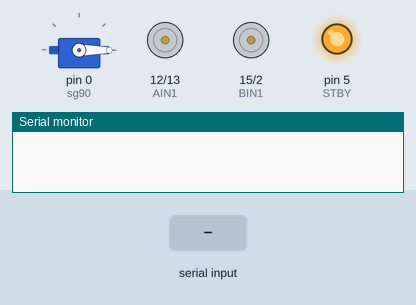
Recording of a sketch running on a simulated Arduino Uno, built with avr-gcc and run on an emulated ATmega328P. Parts: servo, motor-driver pin pairs drawn as motors (green arrow = first pin HIGH = forward, orange = second pin HIGH = backward, longer = more drive, scaled by the enable pin, stopped while the standby pin is LOW), output pins drawn as LEDs (lit = HIGH), the last lines printed to the serial monitor. The test bench sets the inputs (shaded band).

Above: at 3.2 s.
3.3 s: "TURN 90\n" received over Serial
At 4.1 s:
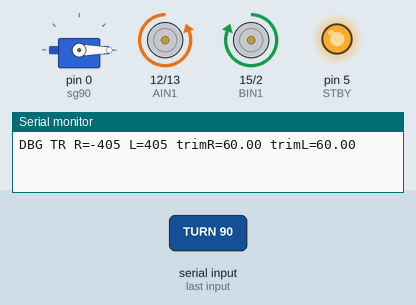
5.8 s: "MOVE 90\n" received over Serial
At 6.5 s:
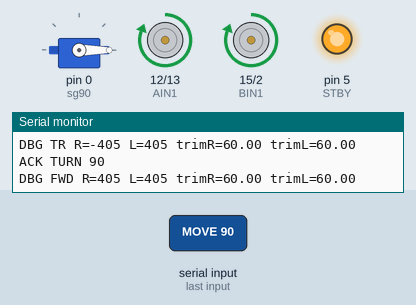
Timing chart, 0 to 11.8 s (numbered marks = the images above; inputs shaded):
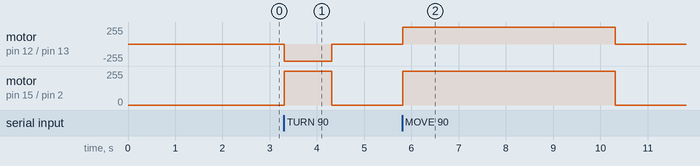

The sketch:

command_echo.ino
```cpp
// WP4 ESP-side firmware: parse Sortify commands, echo back ACKs.
// AAAtesr1
// Protocol (line-based, ASCII, '\n' terminated):
//   TURN +030     turn 30 deg clockwise (right)   (signed 3-digit)
//   TURN -045     turn 45 deg counter-clockwise   (signed 3-digit)
//   MOVE 12.34    drive forward 12.34 cm          (unsigned 2.2 fixed)
//   GRIP O / C    gripper open / close
//   STOP          emergency stop
//   TRIM R 25.0   set right motor speed scaler
//   TRIM L 18.5   set left  motor speed scaler
//   PING          (legacy) replies PONG
//
// What this sketch does:
//   Parses commands as they arrive on the HM-10 UART and replies with
//   "ACK <verb> <arg>" so the PC side knows the robot received and
//   understood the command. Motor / servo actuation is WP5's job and
//   gets dropped in where the TODO comments are.
//
// Wiring + upload notes: see esp_firmware/pingpong/pingpong.ino header.
// In short: HM-10 RXD -> ESP TX (GPIO1), HM-10 TXD -> ESP RX (GPIO3).
// Unplug the HM-10 TX/RX jumpers before uploading.

#include <Servo.h>

// 0 d0 pini kıskaç için tanımlandı
#define PWMA 4   // Sağ motor hız
#define AIN1 12
#define AIN2 13

#define PWMB 14   // Sol motor hız
#define BIN1 15
#define BIN2 2

#define STBY 5

// ESP8266 analogWrite araligi: 0 - 1023
int baseSpeed = 675;

// Motor hiz duzeltme katsayilari

Servo sg90;

String buf = "";
// Per-motor trim, interpreted as a percentage of baseSpeed.
// Final PWM written to the motor = baseSpeed * trim / 100.
// Calibrated 2026-06-20: the left motor is meaningfully stronger than
// the right, so the left trim runs much lower to keep the robot tracking
// straight. Adjust live with TRIM commands; for slower motion drop both
// proportionally (e.g. R=60, L=16.5 keeps the same 0.275 ratio).
float r_m_speed = 60.00;  // A Motoru, 0-100 percent
float l_m_speed = 60.00;  // B Motoru, 0-100 percent

// Calibration constants: tune these by experiment.
// How many cm the robot travels in 1 second of forward motion at the
// current trim values, and how many degrees it rotates in 1 second.
// Measure once with a ruler / protractor then update.
float CM_PER_SEC  = 20.0;   // <-- TUNE
float DEG_PER_SEC = 90.0;   // <-- TUNE

void handleCommand(const String& cmd) {
  if (cmd.length() == 0) return;

  if (cmd == "PING") {
    Serial.print("PONG\n");
    return;
  }

  if (cmd.startsWith("TURN ")) {
    int deg = cmd.substring(5).toInt();   // "+030" -> 30, "-045" -> -45
    // Sign: + = clockwise (right), - = counter-clockwise (left).
    int ms = (int)((abs(deg) / DEG_PER_SEC) * 1000.0);
    if (deg >= 0) {
      turnRight(ms);
    } else {
      turnLeft(ms);
    }
    Serial.print("ACK TURN ");
    Serial.print(deg);
    Serial.print("\n");
    return;
  }

  if (cmd.startsWith("MOVE ")) {
    float cm = cmd.substring(5).toFloat();   // "05.00" -> 5.0, "12.34" -> 12.34
    // Forward only (no reverse this term). Convert cm to motor-on ms.

    int ms = (int)((cm / CM_PER_SEC) * 1000.0);

    if(cm>0){
      moveForward(ms);
    }
    else if(cm<0){
      moveBackward(abs(ms));
    }

    Serial.print("ACK MOVE ");
    Serial.print(cm);
    Serial.print("\n");
    return;
  }

  if (cmd.startsWith("TRIM ")) {
    char side = cmd.charAt(5);              // 'R' or 'L'
    float val = cmd.substring(7).toFloat(); // numeric value
    if (side == 'R') {
      r_m_speed = val;
    } else if (side == 'L') {
      l_m_speed = val;
    }
    Serial.print("ACK TRIM ");
    Serial.print(side);
    Serial.print(" ");
    Serial.print(val);
    Serial.print("\n");
    return;
  }

  if (cmd.startsWith("GRIP ")) {
    char op = cmd.charAt(5);
    if (op == 'O') {
      sg90.write(0);     // aç
    }
    else if (op == 'C') {
      sg90.write(150);    // kapa
    }
    // TODO (WP5): drive the gripper servo. 'O' open, 'C' close.
    //Serial.print("ACK GRIP ");
    //Serial.print(op);
    //Serial.print("\n");
    return;
  }

  if (cmd == "STOP") {
    stopMotors();
    Serial.print("ACK STOP\n");
    return;
  }

  Serial.print("ERR ");
  Serial.print(cmd);
  Serial.print("\n");
}

void setup() {
  // Configure all motor-related pins as OUTPUT *before* anything else,
  // and force them LOW. ESP8266 boot leaves GPIO15/GPIO2 (BIN1/BIN2)
  // floating for ~150 ms, which is enough for the motor driver to twitch
  // the wheels. Holding STBY LOW while the rest of setup runs keeps the
  // driver disabled until we are ready, so those boot transients never
  // reach the motors.
  pinMode(STBY, OUTPUT);
  digitalWrite(STBY, LOW);              // motor driver disabled first

  pinMode(PWMA, OUTPUT);
  pinMode(AIN1, OUTPUT);
  pinMode(AIN2, OUTPUT);
  pinMode(PWMB, OUTPUT);
  pinMode(BIN1, OUTPUT);
  pinMode(BIN2, OUTPUT);

  digitalWrite(AIN1, LOW);
  digitalWrite(AIN2, LOW);
  digitalWrite(BIN1, LOW);
  digitalWrite(BIN2, LOW);
  analogWrite(PWMA, 0);
  analogWrite(PWMB, 0);

  sg90.attach(0);   //Servo sürmek için D0 pini tanımlanıyor...
  sg90.write(0);
  Serial.begin(9600);
  delay(2000);

  // Now everything is in a known idle state — safe to enable the driver.
  digitalWrite(STBY, HIGH);
}

void loop() {
  while (Serial.available()) {
    char c = Serial.read();
    if (c == '\n' || c == '\r') {
      handleCommand(buf);
      buf = "";
    } else {
      buf += c;
      if (buf.length() > 64) buf = "";  // discard pathological lines
    }
  }


  //testing the motors in forward direction
  //int pwm1 = r_m_speed*1023/100;
  //digitalWrite(AIN1, LOW);
  //digitalWrite(AIN2, HIGH);
  //analogWrite(PWMA, pwm1);

  //int pwm2 = l_m_speed*1023/100;
  //digitalWrite(BIN1, HIGH);
  //digitalWrite(BIN2, LOW);
  //analogWrite(PWMB, pwm2);

  //Remove later:
  //moveForward(1000);
  //delay(2000);
}


void setRightMotor(int speed)
{
  // `speed` is already a ready-to-write PWM value. Trims live in the
  // higher-level move* / turn* helpers; do NOT multiply by r_m_speed
  // here or we'd apply the trim twice and overflow the 0-1023 range.
  speed = constrain(speed, -1023, 1023);

  if (speed > 0)
  {
    digitalWrite(AIN1, HIGH);
    digitalWrite(AIN2, LOW);
    analogWrite(PWMA, speed);
  }
  else if (speed < 0)
  {
    digitalWrite(AIN1, LOW);
    digitalWrite(AIN2, HIGH);
    analogWrite(PWMA, -speed);
  }
  else
  {
    digitalWrite(AIN1, LOW);
    digitalWrite(AIN2, LOW);
    analogWrite(PWMA, 0);
  }
}

void setLeftMotor(int speed)
{
  // Same rule as setRightMotor: trim is already applied upstream.
  speed = constrain(speed, -1023, 1023);

  if (speed > 0)
  {
    digitalWrite(BIN1, HIGH);
    digitalWrite(BIN2, LOW);
    analogWrite(PWMB, speed);
  }
  else if (speed < 0)
  {
    digitalWrite(BIN1, LOW);
    digitalWrite(BIN2, HIGH);
    analogWrite(PWMB, -speed);
  }
  else
  {
    digitalWrite(BIN1, LOW);
    digitalWrite(BIN2, LOW);
    analogWrite(PWMB, 0);
  }
}

// Debug helper: dump the actual PWM values and trim state we are about
// to use, so we can see from the REPL whether TRIM is taking effect.
// Lines start with "DBG " so the REPL prints them as <-arrows like any
// other reply and we can spot them easily.
void dbgPrintMotion(const char* tag, int rightSpeed, int leftSpeed) {
  Serial.print("DBG ");
  Serial.print(tag);
  Serial.print(" R=");
  Serial.print(rightSpeed);
  Serial.print(" L=");
  Serial.print(leftSpeed);
  Serial.print(" trimR=");
  Serial.print(r_m_speed);
  Serial.print(" trimL=");
  Serial.print(l_m_speed);
  Serial.print("\n");
}

void moveForward(int durationMs)
{
  int rightSpeed = baseSpeed * r_m_speed/100;
  int leftSpeed  = baseSpeed * l_m_speed/100;

  dbgPrintMotion("FWD", rightSpeed, leftSpeed);

  setRightMotor(rightSpeed);
  setLeftMotor(leftSpeed);

  delay(durationMs);
  stopMotors();
}

void moveBackward(int durationMs)
{
  int rightSpeed = baseSpeed * r_m_speed/100;
  int leftSpeed  = baseSpeed * l_m_speed/100;

  dbgPrintMotion("BWD", -rightSpeed, -leftSpeed);

  setRightMotor(-rightSpeed);
  setLeftMotor(-leftSpeed);

  delay(durationMs);
  stopMotors();
}

void turnRight(int durationMs)
{
  int rightSpeed = baseSpeed * r_m_speed/100;
  int leftSpeed  = baseSpeed * l_m_speed/100;

  dbgPrintMotion("TR", -rightSpeed, leftSpeed);

  setRightMotor(-rightSpeed);
  setLeftMotor(leftSpeed);

  delay(durationMs);
  stopMotors();
}

void turnLeft(int durationMs)
{
  int rightSpeed = baseSpeed * r_m_speed/100;
  int leftSpeed  = baseSpeed * l_m_speed/100;

  dbgPrintMotion("TL", rightSpeed, -leftSpeed);

  setRightMotor(rightSpeed);
  setLeftMotor(-leftSpeed);

  delay(durationMs);
  stopMotors();
}

void stopMotors()
{
  // Coast stop (safer for the TB6612 / cheap clones): just cut PWM and
  // park direction pins LOW. The earlier "active short-brake" version
  // (IN1+IN2 HIGH + PWM 1023) may have stressed the driver — reverted
  // because the robot stopped moving entirely after a few brake cycles.
  analogWrite(PWMA, 0);
  analogWrite(PWMB, 0);
  digitalWrite(AIN1, LOW);
  digitalWrite(AIN2, LOW);
  digitalWrite(BIN1, LOW);
  digitalWrite(BIN2, LOW);
}
```

Measured:
- after the input at 3.3 s, motor on pin 12 (AIN1) / pin 13 (AIN2): stopped → backward 255/255 at once, → stopped 1.0 s later; motor on pin 15 (BIN1) / pin 2 (BIN2): stopped → forward 255/255 at once, → stopped 1.0 s later
- after the input at 5.8 s, motor on pin 12 (AIN1) / pin 13 (AIN2), motor on pin 15 (BIN1) / pin 2 (BIN2): stopped → forward 255/255 at once, → stopped 4.5 s later
